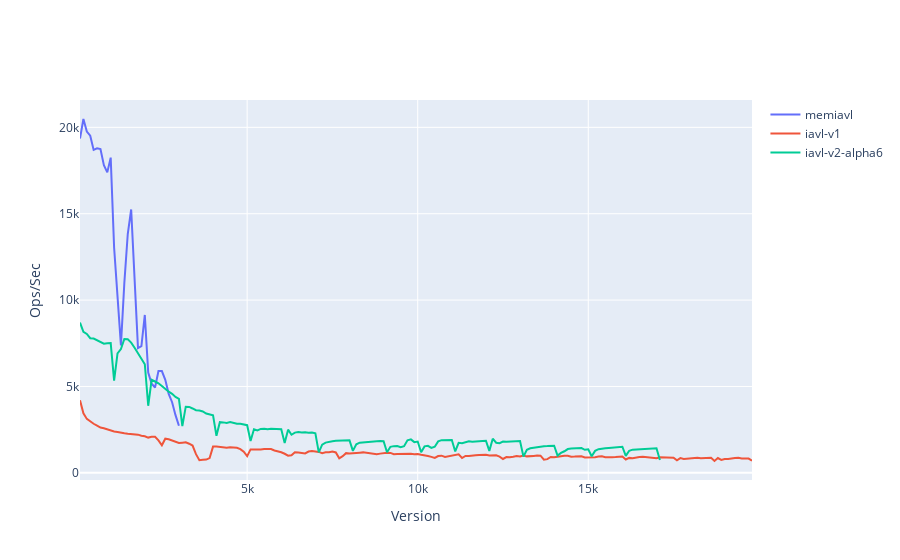

Source (notebook cell):
### Markdown cell above
No system was actually able to complete the benchmarking run.

iavl/v1 actually got the farthest and crashes with a mutex exception at version 19,737,
just barely before the finish line at 20,000 versions.

iavl/v2 completed 6344 versions before it consumed all of the remaining disk space on the VM. It appears that its pruning behavior started to break
down as the tree grew larger. We'll look at a graph of this later.

memiavl simply ran out of memory and crashed after completing 2970 blocks, consuming all 128gb of RAM on the VM.

Below is a graph of the operations per second performance for these three systems with default settings.
As you can see, memiavl starts out strong, but its performance plummets quickly as the tree grows until it effectively crashes and burns
iavl/v2 and iavl/v2 both have pretty significant dips in performance but then tend to level out at a consistent rate.

### Code cell
plot_ops_per_sec(mixed_large, ["memiavl", "iavl-v1", "iavl-v2-alpha6"])

### Figure 1 — Plotly figure (JSON) as saved in the notebook; plotly's stock layout.template omitted (floating-point values rounded to 4 significant figures; data arrays with more than 128 entries replaced by an {"elided": "..."} marker saying what was removed)
{"data": [{"mode": "lines", "name": "memiavl", "x": [100.0, 200.0, 300.0, 400.0, 500.0, 600.0, 700.0, 800.0, 900.0, 1000.0, 1100.0, 1200.0, 1300.0, 1400.0, 1500.0, 1600.0, 1700.0, 1800.0, 1900.0, 2000.0, 2100.0, 2200.0, 2300.0, 2400.0, 2500.0, 2600.0, 2700.0, 2800.0, 2900.0, 3000.0], "y": [19350.0, 20480.0, 19760.0, 19520.0, 18690.0, 18790.0, 18740.0, 17810.0, 17390.0, 18250.0, 13040.0, 10340.0, 7376.0, 11010.0, 13820.0, 15250.0, 11120.0, 7224.0, 7328.0, 9139.0, 5801.0, 5162.0, 4938.0, 5895.0, 5889.0, 5382.0, 4572.0, 4088.0, 3340.0, 2725.0], "type": "scatter"}, {"mode": "lines", "name": "iavl-v1", "x": {"elided": "198 float values"}, "y": {"elided": "198 float values"}, "type": "scatter"}, {"mode": "lines", "name": "iavl-v2-alpha6", "x": {"elided": "171 float values"}, "y": {"elided": "171 float values"}, "type": "scatter"}], "layout": {"xaxis": {"title": {"text": "Version"}}, "yaxis": {"title": {"text": "Ops/Sec"}}, "hovermode": "x unified"}}
